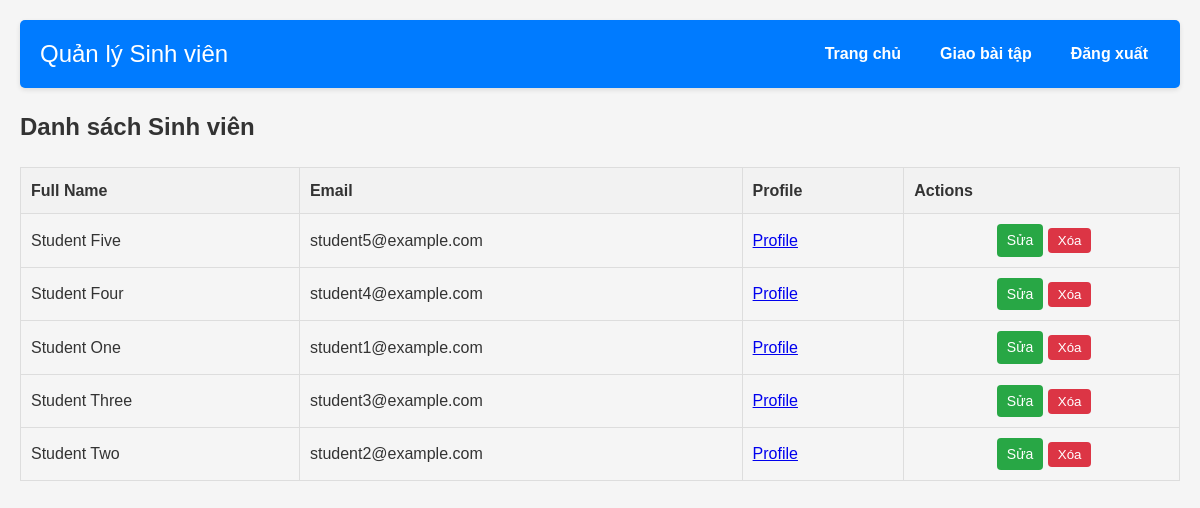
Screenshot of /manage_student.php (signed in) with the database file from the repository.
### tables this page shows
CREATE TABLE users (
  id INT AUTO_INCREMENT PRIMARY KEY,
  username VARCHAR(50) NOT NULL UNIQUE,
  password VARCHAR(255) NOT NULL,
  full_name VARCHAR(100) NOT NULL,
  email VARCHAR(100),
  phone VARCHAR(20),
  role ENUM('teacher', 'student') NOT NULL,
  avatar VARCHAR(255),
  created_at TIMESTAMP DEFAULT CURRENT_TIMESTAMP
);

### manage_student.php (the view, shortened to what this page needs)
<?php
include('config.php');
$sql = "SELECT id, full_name, email FROM users WHERE role = 'student' ORDER BY full_name ASC";
$result = $conn->query($sql);
?>
<!DOCTYPE html>
<html lang="vi">
<head>
    <link rel="stylesheet" href="public/style.css">
</head>
<body>
<div class="container">
    <header>
        <h1>Quản lý Sinh viên</h1>
        <nav>
            <ul>
                <li><a href="index.php">Trang chủ</a></li>
                <li><a href="teacher_assignment_upload.php">Giao bài tập</a></li>
                <li><a href="logout.php">Đăng xuất</a></li>
            </ul>
        </nav>
    </header>
    <h2>Danh sách Sinh viên</h2>
    <table class="student-table">
        <tr>
            <th>Full Name</th>
            <th>Email</th>
            <th>Profile</th>
            <th>Actions</th>
        </tr>
        <?php if ($result->num_rows > 0): ?>
            <?php while ($row = $result->fetch_assoc()): ?>
            <tr>
                <td><?php echo htmlspecialchars($row['full_name']); ?></td>
                <td><?php echo htmlspecialchars($row['email']); ?></td>
                <td><a href="/profile.php?id=<?php echo $row['id']?>">Profile</a></td>
                <td class="action-buttons">
                    <a class="button" href="teacher_edit_student.php?student_id=<?php echo $row['id']; ?>">Sửa</a>
                    <form method="post" onsubmit="return confirm('Bạn có chắc chắn muốn xóa sinh viên này?');">
                        <input type="submit" name="delete" value="Xóa">
                    </form>
                </td>
            </tr>
            <?php endwhile; ?>
        <?php else: ?>
            <tr>
                <td colspan="3">Không có sinh viên nào.</td>
            </tr>
        <?php endif; ?>
    </table>
</div>
</body>
</html>

### public/style.css (style rules this page uses)
* { margin: 0; padding: 0; box-sizing: border-box; font-family: Arial, sans-serif; }
body { background-color: #f5f5f5; color: #333; line-height: 1.6; }
.container { max-width: 1200px; margin: 0 auto; padding: 20px; }
header { background: #007bff; color: #fff; padding: 15px 20px; border-radius: 5px; display: flex; justify-content: space-between; align-items: center; box-shadow: 0 2px 5px rgba(0,0,0,0.1); margin-bottom: 20px; }
header h1 { font-size: 24px; font-weight: normal; margin-right: 20px; }
nav ul { list-style: none; display: flex; gap: 15px; }
nav ul li { margin: 0; }
nav ul li a { color: #fff; text-decoration: none; font-weight: bold; padding: 8px 12px; border-radius: 4px; transition: background 0.3s; }
.button { display: inline-block; background: #007bff; color: white; padding: 8px 15px; text-decoration: none; border-radius: 4px; font-size: 14px; transition: background 0.3s; }
table { width: 100%; border-collapse: collapse; margin-top: 20px; }
table th, table td { border: 1px solid #ddd; padding: 10px; text-align: left; }
table th { background-color: #f4f4f4; font-weight: bold; }

### manage_student.php (style rules this page uses)
.student-table { width: 100%; border-collapse: collapse; margin: 20px 0; }
.student-table th, .student-table td { border: 1px solid #ddd; padding: 10px; }
.student-table th { background: #f2f2f2; }
.action-buttons { text-align: center; }
.action-buttons a, .action-buttons form { display: inline-block; margin-left: 5px; }
.action-buttons form { margin: 0; }
.action-buttons input[type="submit"] { background: #dc3545; border: none; padding: 5px 10px; color: #fff; border-radius: 4px; cursor: pointer; transition: background 0.3s; }
.action-buttons a.button { background: #28a745; padding: 5px 10px; color: #fff; text-decoration: none; border-radius: 4px; transition: background 0.3s; }

### rows the page displays
users: full_name "Student Five", email "student5@example.com"
users: full_name "Student Four", email "student4@example.com"
users: full_name "Student One", email "student1@example.com"
users: full_name "Student Three", email "student3@example.com"
users: full_name "Student Two", email "student2@example.com"
